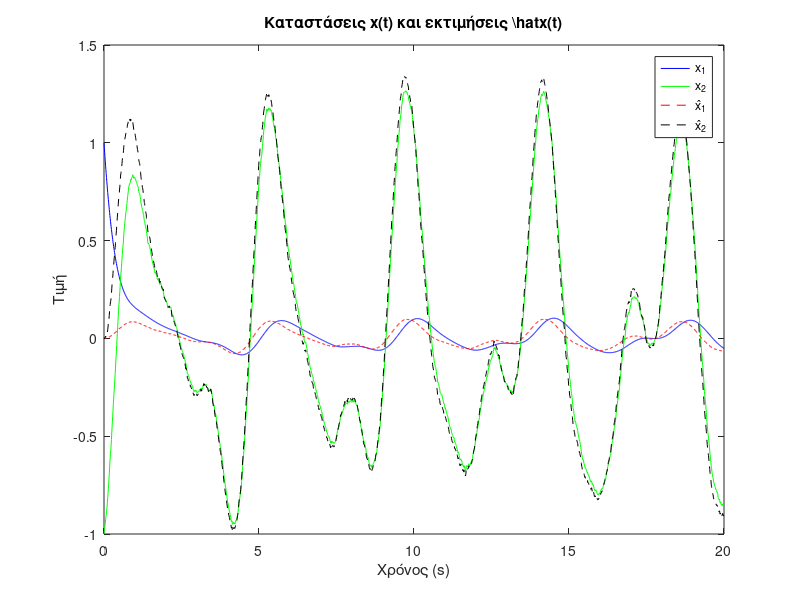
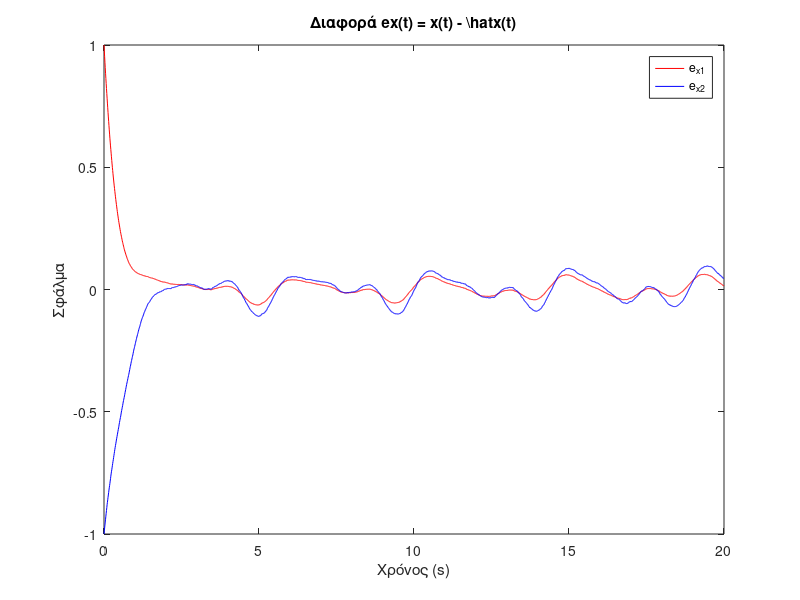
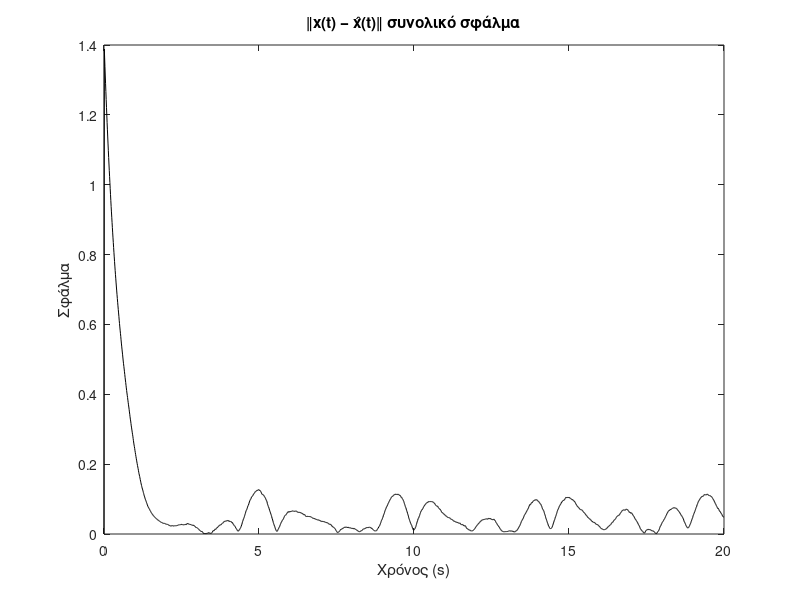
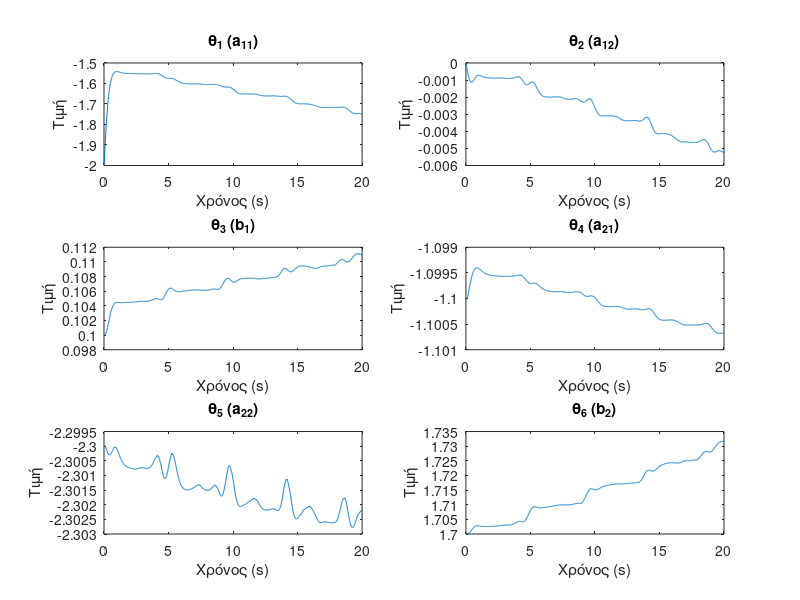

The MATLAB script that drew these images, in order: (Note: this script raises an error after producing the figures.)
clc; clear; close all;

%% 1. System settings
T = 20; dt = 0.01; t = 0:dt:T; N = length(t);

%% 2. System
A = [-2.15 0.25; -0.75 -2];
B = [0; 1.5];

%% 3. Input
u = 1.2*sin(1.5*t) + 0.9*sin(2.8*t) + 0.6*sin(4.2*t) + 0.3*randn(1,N);

%% 4. Starting Values
x = zeros(2,N); x(:,1) = [1; -1];
x_hat = zeros(2,N);

% Starting θ values(the best we got from the grid search)
theta_hat = zeros(6,N);
theta_hat(:,1) = [-2; 0; 0.1; -1.1; -2.3; 1.7]; 

Gamma = diag([3.000 0.010 0.010 0.010 0.010 0.010]);
ex_norm = zeros(1,N);

A_hat_all = zeros(2,2,N);
B_hat_all = zeros(2,N);

%% 5. Main loop
for k = 1:N-1
    dx = A * x(:,k) + B * u(k);
    x(:,k+1) = x(:,k) + dt * dx;

    phi1 = [x(1,k); x(2,k); u(k); 0; 0; 0];
    phi2 = [0; 0; 0; x(1,k); x(2,k); u(k)];
    phi = phi1 + phi2;

    y = dx;
    y_hat = [theta_hat(:,k)' * phi1; theta_hat(:,k)' * phi2];
    ey = y - y_hat;
    v = -Gamma * (phi1 * ey(1) + phi2 * ey(2));

    % Constrains
    a11 = theta_hat(1,k); b2 = theta_hat(6,k);
    violates_a11 = ~((-3 < a11) && (a11 < -1));
    violates_b2 = b2 < 1;

    if violates_a11 || violates_b2
        gradg = zeros(6,1);
        if violates_a11
            gradg(1) = sign(a11 + 2);
        end
        if violates_b2
            gradg(6) = -1;
        end
        if gradg' * v <= 0
            theta_hat(:,k+1) = theta_hat(:,k) + dt * v;
        else
            proj = v - Gamma * (gradg * gradg') / (gradg' * Gamma * gradg) * v;
            theta_hat(:,k+1) = theta_hat(:,k) + dt * proj;
        end
    else
        theta_hat(:,k+1) = theta_hat(:,k) + dt * v;
    end

    % Final predictions for A and B 
    A_hat = [theta_hat(1,k+1), theta_hat(2,k+1);
             theta_hat(4,k+1), theta_hat(5,k+1)];
    B_hat = [theta_hat(3,k+1); theta_hat(6,k+1)];
    A_hat_all(:,:,k+1) = A_hat;
    B_hat_all(:,k+1) = B_hat;

    % State prediction
    dx_hat = A_hat * x_hat(:,k) + B_hat * u(k);
    x_hat(:,k+1) = x_hat(:,k) + dt * dx_hat;

    ex_norm(k+1) = norm(x(:,k+1) - x_hat(:,k+1));
end

%% 6. Print A and B we estimated
fprintf('Τελική εκτίμηση πίνακα Â:\n');
disp(A_hat_all(:,:,end));
fprintf('Τελική εκτίμηση διανύσματος B̂:\n');
disp(B_hat_all(:,end));

%% 7. Plots

% 1. States x
figure;
plot(t, x(1,:), 'b', t, x(2,:), 'g', ...
     t, x_hat(1,:), 'r--', t, x_hat(2,:), 'k--');
legend('x_1', 'x_2', 'x̂_1', 'x̂_2');
title('Καταστάσεις x(t) και εκτιμήσεις \hat{x}(t)');
xlabel('Χρόνος (s)'); ylabel('Τιμή');

% 2. The error e_x(t)
figure;
plot(t, x(1,:) - x_hat(1,:), 'r', ...
     t, x(2,:) - x_hat(2,:), 'b');
legend('e_{x1}', 'e_{x2}');
title('Διαφορά ex(t) = x(t) - \hat{x}(t)');
xlabel('Χρόνος (s)'); ylabel('Σφάλμα');

% 3. Total error
figure;
plot(t, ex_norm, 'k');
title('‖x(t) − x̂(t)‖ συνολικό σφάλμα');
xlabel('Χρόνος (s)'); ylabel('Σφάλμα');

% 4. θ = [a11, a12, b1, a21, a22, b2]
figure;
labels = {'a_{11}', 'a_{12}', 'b_1', 'a_{21}', 'a_{22}', 'b_2'};
for i = 1:6
    subplot(3,2,i);
    plot(t, theta_hat(i,:));
    title(['\theta_', num2str(i), ' (' labels{i} ')']);
    xlabel('Χρόνος (s)');
    ylabel('Τιμή');
end
sgtitle('Εκτιμήσεις παραμέτρων θ(t)');

% Mean error
mean_error = mean(ex_norm);
fprintf(' Μέσο σφάλμα εκτίμησης (‖x - x̂‖): %.6f\n', mean_error);
